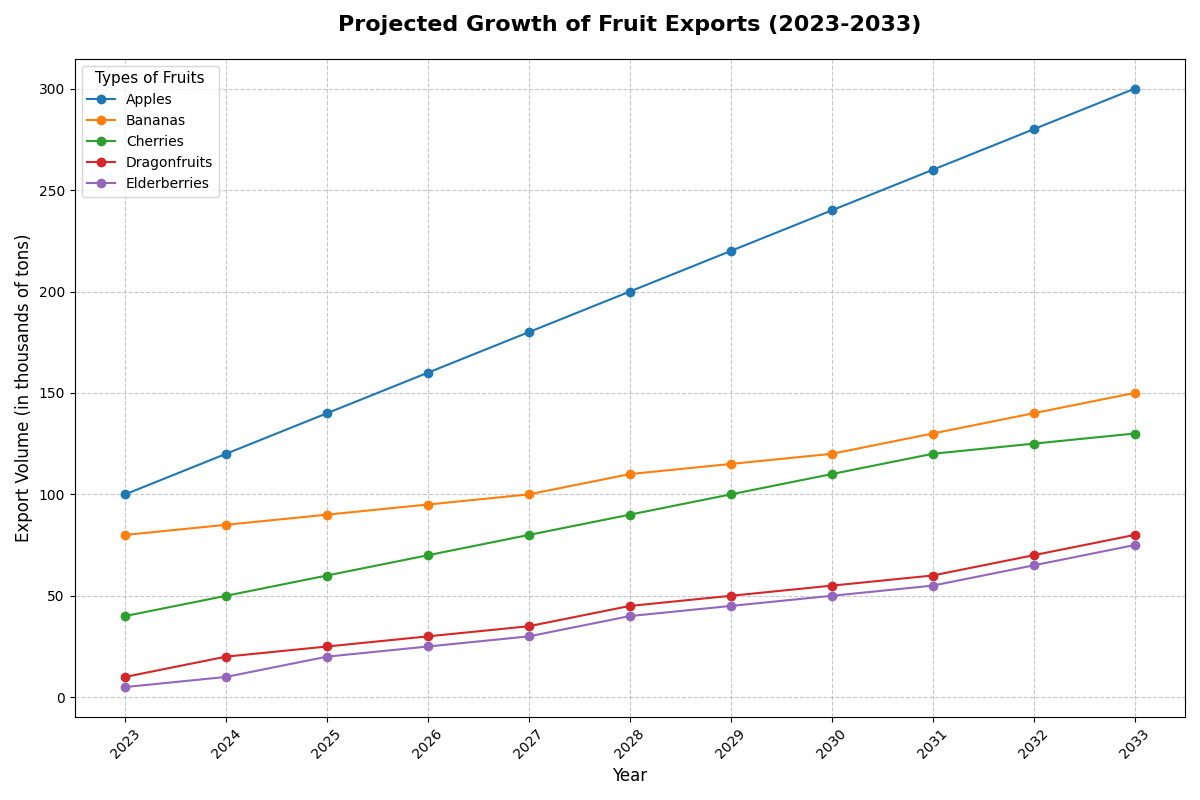

Recreate this plot in Python.
import matplotlib.pyplot as plt
import numpy as np

# Backstory: The chart represents the projected growth of exports of different types of fruits from a country over a decade (2023-2033).
# The country has been focusing on increasing fruit exports to boost its agricultural sector.

# Define the years and the types of fruits
years = np.arange(2023, 2034)
types_of_fruits = ['Apples', 'Bananas', 'Cherries', 'Dragonfruits', 'Elderberries']

# Contextual data for the projection of fruit exports
apples = [100, 120, 140, 160, 180, 200, 220, 240, 260, 280, 300]
bananas = [80, 85, 90, 95, 100, 110, 115, 120, 130, 140, 150]
cherries = [40, 50, 60, 70, 80, 90, 100, 110, 120, 125, 130]
dragonfruits = [10, 20, 25, 30, 35, 45, 50, 55, 60, 70, 80]
elderberries = [5, 10, 20, 25, 30, 40, 45, 50, 55, 65, 75]

# Combine data into a list of numpy arrays for convenience
export_data = [np.array(apples), np.array(bananas), np.array(cherries), np.array(dragonfruits), np.array(elderberries)]

# Create a figure for the line chart
fig, ax = plt.subplots(figsize=(12, 8))

# Plot line chart for each type of fruit
for fruit, data in zip(types_of_fruits, export_data):
    ax.plot(years, data, marker='o', label=fruit)

# Title and labels
ax.set_title('Projected Growth of Fruit Exports (2023-2033)', fontsize=16, fontweight='bold', pad=20)
ax.set_xlabel('Year', fontsize=12)
ax.set_ylabel('Export Volume (in thousands of tons)', fontsize=12)

# Set x-ticks to avoid overlap and rotate them
ax.set_xticks(years)
ax.set_xticklabels(years, rotation=45)

# Add grid and legend
ax.grid(True, linestyle='--', alpha=0.7)
ax.legend(title='Types of Fruits', fontsize=10, title_fontsize=11)

# Automatically adjust the layout to prevent overlaps
plt.tight_layout()

# Show the plot
plt.show()
